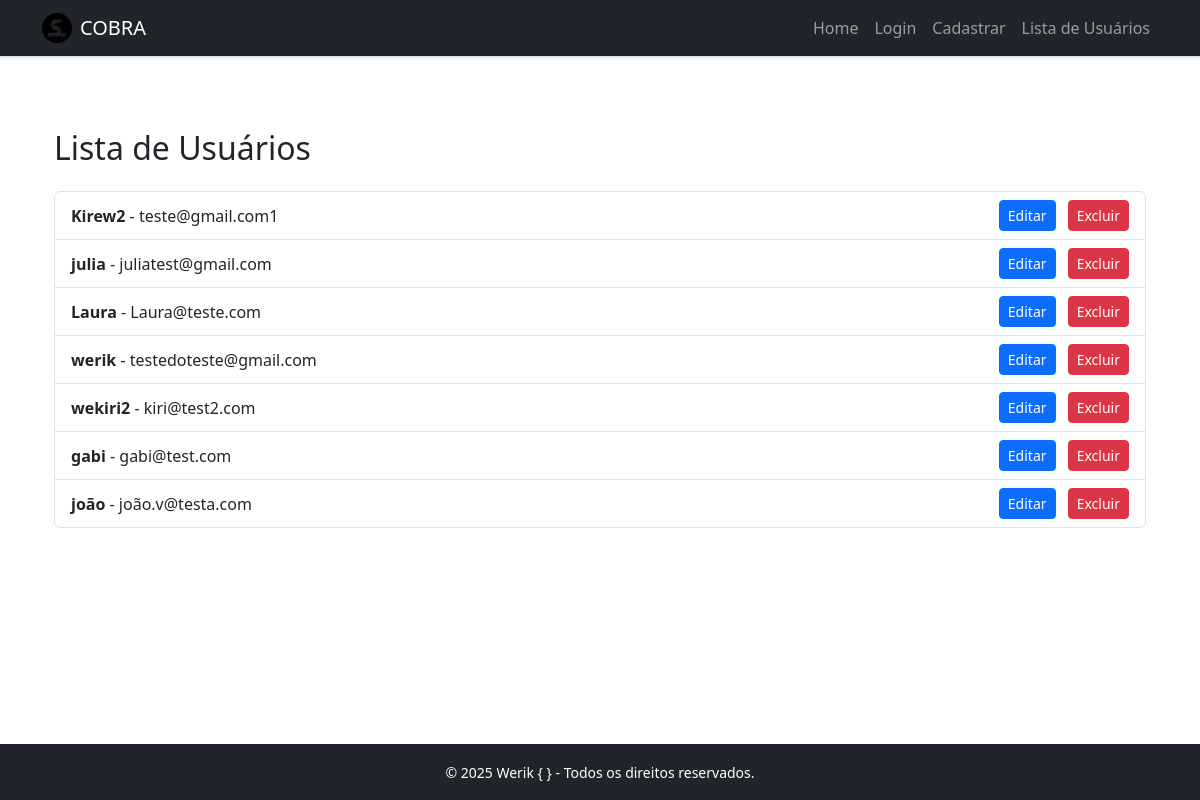
Before: /list (signed in) with the older database file.
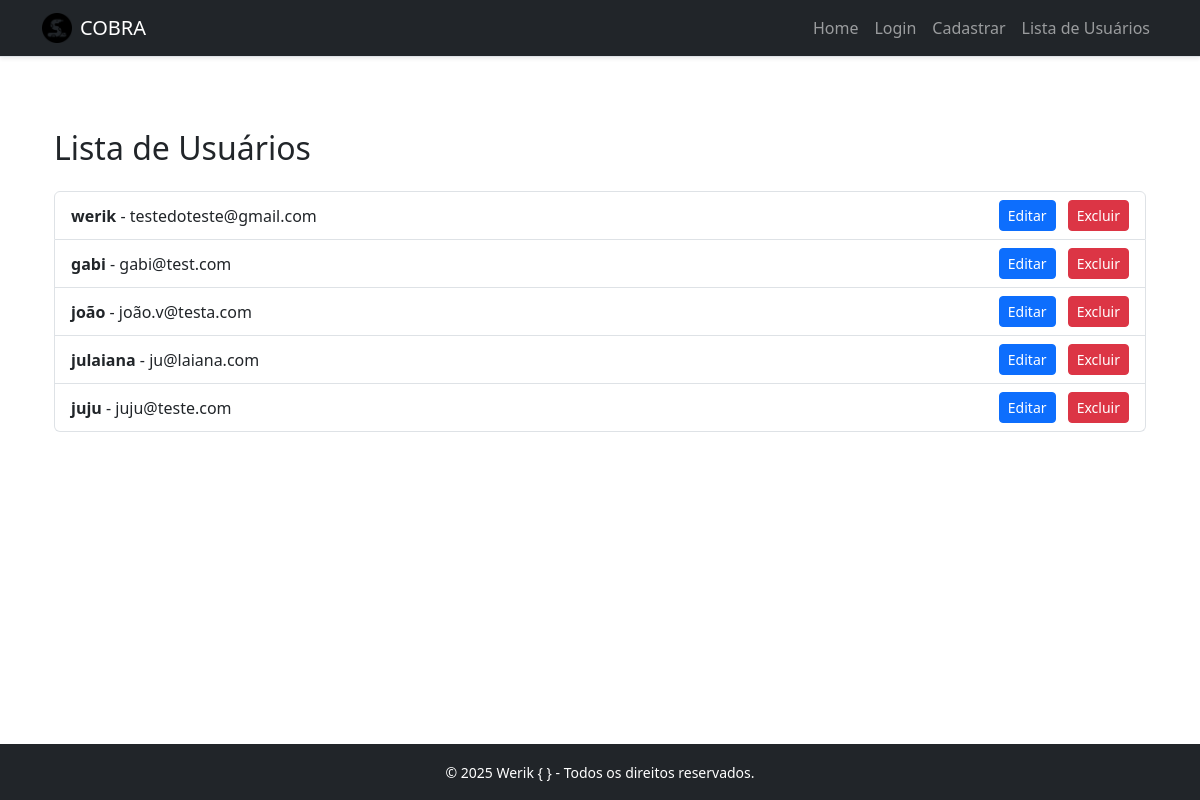
After: the same page with the newer database file.
### app/models.py (models this page shows, shortened)
class Usuario(db.Model):
    __tablename__ = 'usuarios'
    id = db.Column(db.Integer, primary_key=True)
    nome = db.Column(db.String(80), nullable=False)
    email = db.Column(db.String(120), unique=True, nullable=False)
    senha = db.Column(db.String(120), nullable=False)

### app/routers/usuarios.py (the view)
@bp_usuarios.route('/list')
@login_required
def list():
    if 'usuario_id' not in session:
        flash('Você precisa estar logado para ver a lista de usuários.', 'danger')
        return redirect(url_for('usuarios.login'))
    usuarios = Usuario.query.all()
    return render_template('usuarios_list.html', usuarios=usuarios)

### app/app.py (called while the page is built)
def create_app():
    app = Flask(__name__)
    conexao = 'sqlite:///meubanco.sqlite'
    app.config['SECRET_KEY'] = 'mysecretkey'
    app.config['SQLALCHEMY_DATABASE_URI'] = conexao
    app.config['SQLALCHEMY_TRACK_MODIFICATIONS'] = False
    db.init_app(app)
    migrate = Migrate(app, db)
    @app.context_processor
    def inject_now():
        return {'now': datetime.now()}
    app.register_blueprint(bp_usuarios)
    return app

### app/templates/usuarios_list.html (shortened to what this page needs)
{% extends 'base.html' %}
{% block conteudo %}
<div class="container mt-5">
    {% set mensagens = get_flashed_messages() %}
    <h2 class="mb-4">Lista de Usuários</h2>
    <ul class="list-group">
        {% for usuario in usuarios %}
            <li class="list-group-item d-flex justify-content-between align-items-center">
                <div>
                    <strong>{{ usuario.nome }}</strong> - {{ usuario.email }}
                </div>
                <div>
                    <a href="{{ url_for('usuarios.update', id=usuario.id) }}" class="btn btn-primary btn-sm me-2">Editar</a>
                    <a href="{{ url_for('usuarios.delete', id=usuario.id) }}" class="btn btn-danger btn-sm">Excluir</a>
                </div>
            </li>
        {% endfor %}
    </ul>
</div>
{% endblock %}

### app/templates/base.html (shortened to what this page needs)
<!DOCTYPE html>
<html lang="pt-br">
<head>
    <link href="https://cdn.jsdelivr.net/npm/bootstrap@5.3.2/dist/css/bootstrap.min.css" rel="stylesheet">
    <link href="https://cdn.jsdelivr.net/npm/bootstrap-icons@1.10.5/font/bootstrap-icons.css" rel="stylesheet">
</head>
<body class="d-flex flex-column min-vh-100">
    <nav class="navbar navbar-expand-lg navbar-dark bg-dark border-bottom shadow-sm">
        <div class="container">
            <a class="navbar-brand d-flex align-items-center" href="/index">
                <img src="{{ url_for('static', filename='img/snake_15046130.png') }}" alt="Logo" width="30" height="30" class="me-2">
                COBRA
            </a>
            <div class="collapse navbar-collapse" id="navbarNav">
                <ul class="navbar-nav ms-auto">
                    <li class="nav-item">
                        <a class="nav-link" href="/index">Home</a>
                    </li>
                    <li class="nav-item">
                        <a class="nav-link" href="/login">Login</a>
                    </li>
                    <li class="nav-item">
                        <a class="nav-link" href="/create">Cadastrar</a>
                    </li>
                    <li class="nav-item">
                        <a class="nav-link" href="/list">Lista de Usuários</a>
                    </li>
                </ul>
            </div>
        </div>
    </nav>
    <main class="flex-fill">
        <div class="container py-4">
            {% block conteudo %}
            {% endblock %}
        </div>
    </main>
    <footer class="bg-dark text-center text-white mt-auto py-3">
        <div class="container">
            <small>
                &copy; {{ now.year }} Werik <span>{ }</span> - Todos os direitos reservados.
            </small>
        </div>
    </footer>
</body>
</html>

Changed rows visible on the page:
removed Usuario: nome "Kirew2", email "teste@gmail.com1"
removed Usuario: nome "julia", email "juliatest@gmail.com"
removed Usuario: nome "Laura", email "Laura@teste.com"
removed Usuario: nome "wekiri2", email "kiri@test2.com"
added Usuario: nome "julaiana", email "ju@laiana.com"
added Usuario: nome "juju", email "juju@teste.com"
